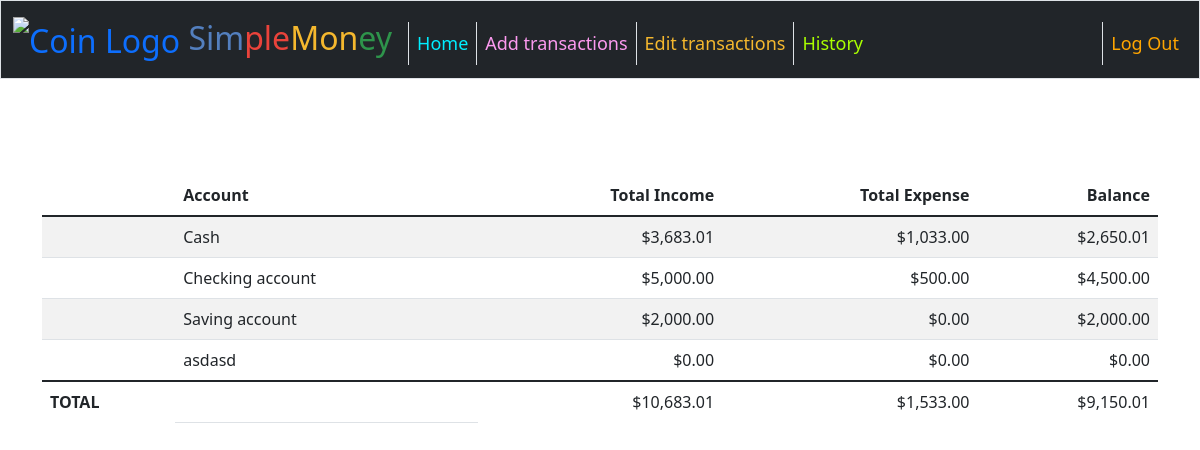
The page / (signed in) on the database its author committed.
### tables this page shows
CREATE TABLE transactions (
    id INTEGER PRIMARY KEY AUTOINCREMENT NOT NULL, 
    user_id INTEGER,
    date DATE,
    account	TEXT,
    category TEXT,
    description TEXT,
    income	REAL NOT NULL DEFAULT 0.00,
    expense	REAL NOT NULL DEFAULT 0.00,
    FOREIGN KEY(user_id) REFERENCES users(id)
    );

### app.py (the view)
@app.route("/")
@login_required
def index():
    user_id = session["user_id"]
    if not user_id:
        return render_template("login.html")
    try:
        transactions_db = cur.execute(
            "SELECT account, SUM(income) AS total_income, SUM(expense) AS total_expense  FROM transactions WHERE user_id = :user_id GROUP BY account", {'user_id': user_id}
        )
        transactions_db = transactions_db.fetchall()
    except:
        apology("Database error occurred", 500)
    for row in transactions_db:
        row["balance"] = row["total_income"] - row["total_expense"]
    income_total = 0
    expense_total = 0
    balance_total = 0
    for row in transactions_db:
        income_total += row["total_income"]
        expense_total += row["total_expense"]
        balance_total += row["balance"]
    try:
        user_cash_db = cur.execute("SELECT cash FROM users WHERE id = :user_id", {'user_id': user_id})
        user_cash_db = user_cash_db.fetchall()
        user_cash = user_cash_db[0]["cash"]
    except:
        return apology("Database error occurred", 500)
    return render_template(
        "index.html",
        transactions_db=transactions_db,
        income_total=income_total,
        expense_total=expense_total,
        balance_total=balance_total,
        user_cash=user_cash
    )

### app.py (called while the page is built)
def dict_factory(cursor, row):
    fields = [column[0] for column in cursor.description]
    return {key: value for key, value in zip(fields, row)}

@app.after_request
def after_request(response):
    response.headers["Cache-Control"] = "no-cache, no-store, must-revalidate"
    response.headers["Expires"] = 0
    response.headers["Pragma"] = "no-cache"
    return response

### helpers.py (called while the page is built)
def login_required(f):
    @wraps(f)
    def decorated_function(*args, **kwargs):
        if session.get("user_id") is None:
            return redirect("/login")
        return f(*args, **kwargs)
    return decorated_function

def usd(value):
    return f"${value:,.2f}"

### templates/index.html (shortened to what this page needs)
{% extends "layout.html" %}
{% block main %}
    <main class="container py-5 text-center">
            <table class="table table-striped">
                <thead>
                    <tr>
                        <th></th>
                        <th class="text-start">Account</th>
                        <th class="text-end">Total Income</th>
                        <th class="text-end">Total Expense</th>
                        <th class="text-end">Balance</th>
                    </tr>
                </thead>
                <tbody>
                    {% for row in transactions_db %}
                        <tr>
                            <td></td>
                            <td class="text-start">{{ row["account"] }}</td>
                            <td class="text-end">{{ row["total_income"] | usd }}</td>
                            <td class="text-end">{{ row["total_expense"] | usd }}</td>
                            <td class="text-end">{{ row["balance"] | usd }}</td>
                        </tr>
                    {% endfor %}
                </tbody>
                <tfoot>
                    <tr>
                        <td class="border-0 fw-bold text-start" colspan="1">TOTAL</td>
                        <td></td>
                        <td class="border-0 w-bold text-end">{{ income_total | usd }}</td>
                        <td class="border-0 w-bold text-end">{{ expense_total | usd }}</td>
                        <td class="border-0 w-bold text-end">{{ balance_total | usd }}</td>
                    </tr>
                </tfoot>
            </table>
    </main>
{% endblock %}

### static/styles.css (style rules this page uses)
body { font-size: 100%; }

### rows shown on the page
transactions: account "Saving account", total_income "$2,000.00", total_expense "$0.00", balance "$2,000.00"
transactions: account "asdasd", total_income "$0.00", total_expense "$0.00", balance "$0.00"

### other values the page prints
{{ row["account"] }} "Cash" "Checking account"
{{ row["total_income"] | usd }} "$3,683.01" "$5,000.00"
{{ row["total_expense"] | usd }} "$1,033.00" "$500.00"
{{ row["balance"] | usd }} "$2,650.01" "$4,500.00"
{{ income_total | usd }} "$10,683.01"
{{ expense_total | usd }} "$1,533.00"
{{ balance_total | usd }} "$9,150.01"
